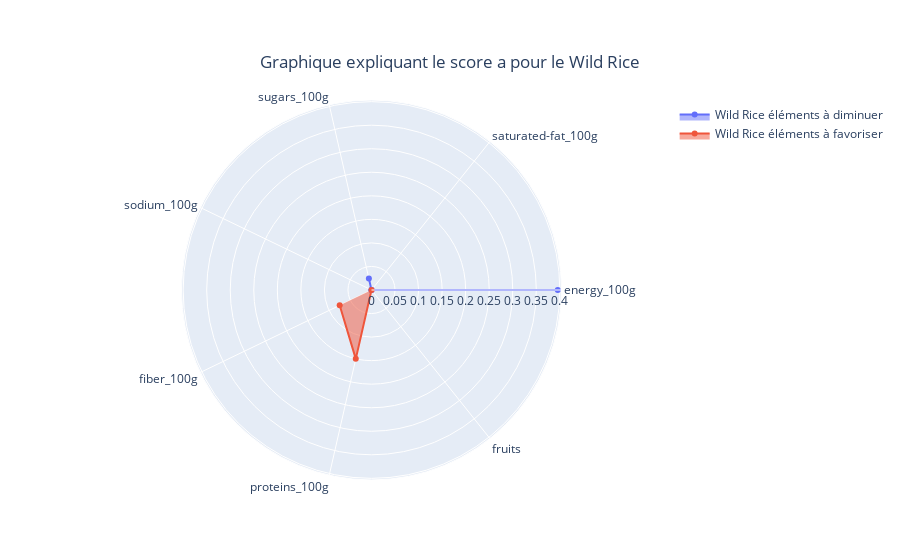

The notebook cell saved with this chart:
### Code cell
#graphique de Wild Rice
produit_stats('Wild Rice')

### Figure 1 — Plotly figure (JSON) as saved in the notebook; plotly's stock layout.template omitted (floating-point values rounded to 4 significant figures)
{"data": [{"fill": "toself", "name": "Wild Rice éléments à diminuer", "r": [0.3955, 0, 0.025, 0], "subplot": "polar", "theta": ["energy_100g", "saturated-fat_100g", "sugars_100g", "sodium_100g"], "type": "scatterpolar"}, {"fill": "toself", "name": "Wild Rice éléments à favoriser", "r": [0.075, 0.15, 0], "subplot": "polar", "theta": ["fiber_100g", "proteins_100g", "fruits"], "type": "scatterpolar"}], "layout": {"polar": {"domain": {"x": [0, 1], "y": [0, 1]}}, "showlegend": true, "title": {"text": "Graphique expliquant le score a pour le Wild Rice", "x": 0.5, "xanchor": "center", "y": 0.9, "yanchor": "top"}}}
